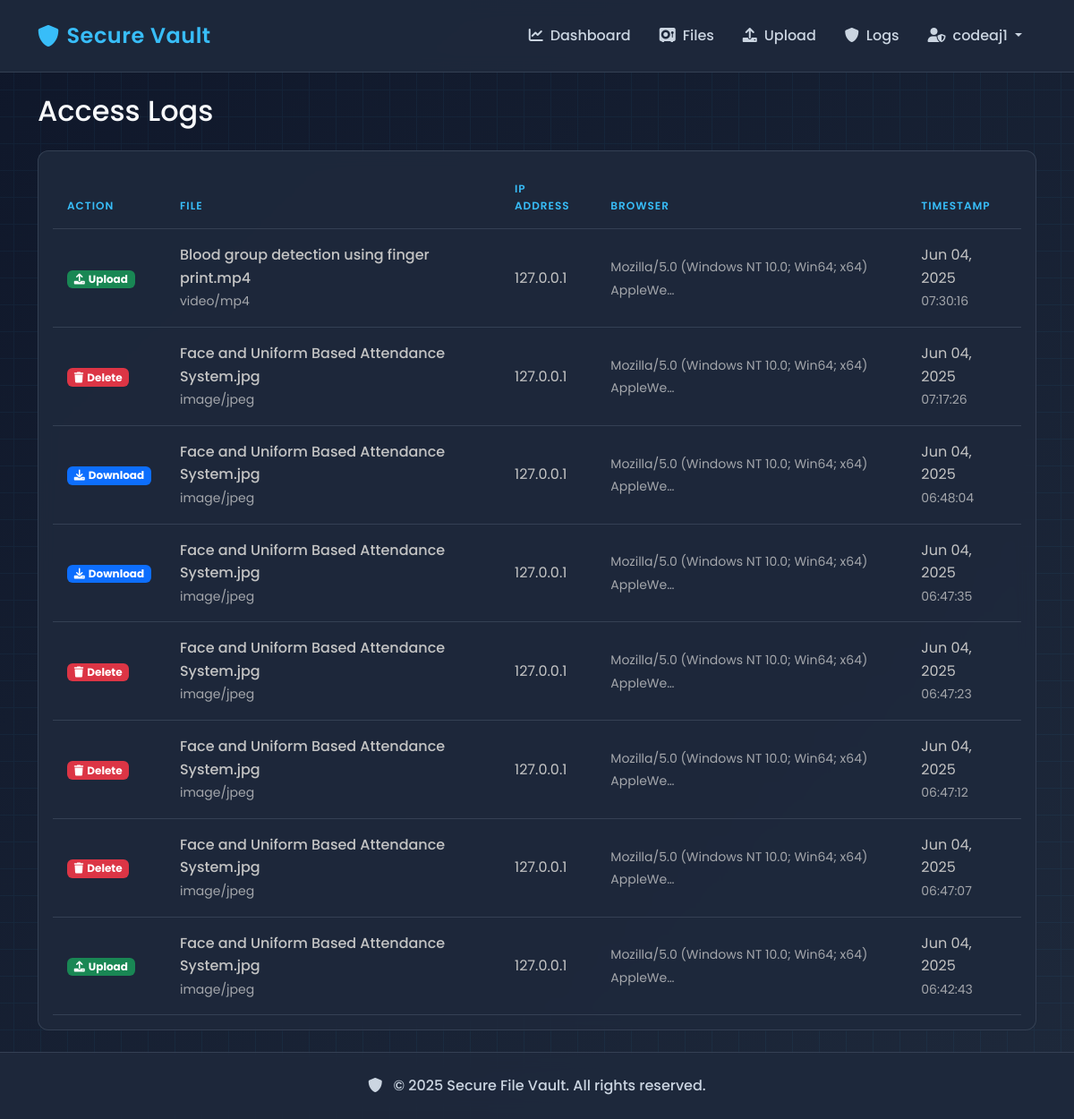
Screenshot of /vault/logs/ (signed in) with the database file from the repository.
### users/models.py (models this page shows, shortened)
class CustomUser(AbstractUser):
    face_encoding = models.BinaryField(null=True, blank=True)
    use_face_auth = models.BooleanField(default=False)
    created_at = models.DateTimeField(auto_now_add=True)
    updated_at = models.DateTimeField(auto_now=True)
    class Meta:
        verbose_name = 'User'
        verbose_name_plural = 'Users'

### vault/models.py (models this page shows, shortened)
class FileAccessLog(models.Model):
    file = models.ForeignKey(EncryptedFile, on_delete=models.CASCADE)
    user = models.ForeignKey(settings.AUTH_USER_MODEL, on_delete=models.CASCADE)
    access_type = models.CharField(max_length=20)  # 'upload', 'download', 'delete'
    timestamp = models.DateTimeField(auto_now_add=True)
    ip_address = models.GenericIPAddressField(null=True, blank=True)
    user_agent = models.TextField(null=True, blank=True)
    class Meta:
        ordering = ['-timestamp']
        verbose_name = 'File Access Log'
        verbose_name_plural = 'File Access Logs'

class EncryptedFile(models.Model):
    user = models.ForeignKey(settings.AUTH_USER_MODEL, on_delete=models.CASCADE)
    filename = models.CharField(max_length=255)
    original_filename = models.CharField(max_length=255)
    file_type = models.CharField(max_length=100)
    file_size = models.BigIntegerField()
    encrypted_path = models.CharField(max_length=255)
    salt = models.BinaryField()
    iv = models.BinaryField()
    created_at = models.DateTimeField(auto_now_add=True)
    updated_at = models.DateTimeField(auto_now=True)
    class Meta:
        ordering = ['-created_at']
        verbose_name = 'Encrypted File'
        verbose_name_plural = 'Encrypted Files'

### vault/views.py (the view)
# urls.py: path('logs/', views.access_logs, name='access-logs'),
@login_required
def access_logs(request):
    logs = FileAccessLog.objects.filter(
        file__user=request.user
    ).select_related('file', 'user').order_by('-timestamp')
    return render(request, 'vault/access_logs.html', {'logs': logs})

### templates/vault/access_logs.html (shortened to what this page needs)
{% extends 'base.html' %}
{% block content %}
<div class="row mb-4">
    <div class="col">
        <h2 class="mb-0">Access Logs</h2>
    </div>
</div>
<div class="card">
    <div class="card-body">
        {% if logs %}
            <div class="table-responsive">
                <table class="table table-hover align-middle mb-0">
                    <thead>
                        <tr>
                            <th>Action</th>
                            <th>File</th>
                            <th>IP Address</th>
                            <th>Browser</th>
                            <th>Timestamp</th>
                        </tr>
                    </thead>
                    <tbody>
                        {% for log in logs %}
                            <tr>
                                <td>
                                    {% if log.access_type == 'upload' %}
                                        <span class="badge bg-success">
                                            <i class="fas fa-upload me-1"></i>Upload
                                        </span>
                                    {% elif log.access_type == 'download' %}
                                        <span class="badge bg-primary">
                                            <i class="fas fa-download me-1"></i>Download
                                        </span>
                                    {% else %}
                                        <span class="badge bg-danger">
                                            <i class="fas fa-trash me-1"></i>Delete
                                        </span>
                                    {% endif %}
                                </td>
                                <td>
                                    <div class="fw-medium">{{ log.file.original_filename }}</div>
                                    <small class="text-muted">{{ log.file.file_type }}</small>
                                </td>
                                <td>
                                    {% if log.ip_address %}
                                        {{ log.ip_address }}
                                    {% else %}
                                        <span class="text-muted">Not available</span>
                                    {% endif %}
                                </td>
                                <td>
                                    {% if log.user_agent %}
                                        <small class="text-muted">{{ log.user_agent|truncatechars:50 }}</small>
                                    {% else %}
                                        <span class="text-muted">Not available</span>
                                    {% endif %}
                                </td>
                                <td>
                                    <div>{{ log.timestamp|date:"M d, Y" }}</div>
                                    <small class="text-muted">{{ log.timestamp|time:"H:i:s" }}</small>
                                </td>
                            </tr>
                        {% endfor %}
                    </tbody>
                </table>
            </div>
        {% else %}
            <div class="text-center py-5">
                <i class="fas fa-history fa-3x text-muted mb-3"></i>
                <h5>No activity logs yet</h5>
                <p class="text-muted">Activity logs will appear here when you start using the vault</p>
            </div>
        {% endif %}
    </div>
</div>
{% endblock %}

### templates/base.html (shortened to what this page needs)
<!DOCTYPE html>
<html lang="en">
<head>
    <link href="https://cdn.jsdelivr.net/npm/bootstrap@5.3.0/dist/css/bootstrap.min.css" rel="stylesheet">
    <link href="https://cdnjs.cloudflare.com/ajax/libs/font-awesome/6.0.0/css/all.min.css" rel="stylesheet">
</head>
<body>
    <nav class="navbar navbar-expand-lg navbar-dark sticky-top">
        <div class="container">
            <a class="navbar-brand d-flex align-items-center" href="{% url 'dashboard' %}">
                <i class="fas fa-shield-alt me-2"></i>
                <span>Secure Vault</span>
            </a>
            <div class="collapse navbar-collapse" id="navbarNav">
                <ul class="navbar-nav ms-auto">
                    {% if user.is_authenticated %}
                        <li class="nav-item">
                            <a class="nav-link" href="{% url 'dashboard' %}">
                                <i class="fas fa-chart-line me-2"></i>Dashboard
                            </a>
                        </li>
                        <li class="nav-item">
                            <a class="nav-link" href="{% url 'file-list' %}">
                                <i class="fas fa-vault me-2"></i>Files
                            </a>
                        </li>
                        <li class="nav-item">
                            <a class="nav-link" href="{% url 'upload-file' %}">
                                <i class="fas fa-upload me-2"></i>Upload
                            </a>
                        </li>
                        <li class="nav-item">
                            <a class="nav-link" href="{% url 'access-logs' %}">
                                <i class="fas fa-shield-alt me-2"></i>Logs
                            </a>
                        </li>
                        <li class="nav-item dropdown">
                            <a class="nav-link dropdown-toggle" href="#" role="button" data-bs-toggle="dropdown">
                                <i class="fas fa-user-shield me-2"></i>{{ user.username }}
                            </a>
                        </li>
                    {% endif %}
                </ul>
            </div>
        </div>
    </nav>
    <div class="container py-4">
        {% block content %}{% endblock %}
    </div>
    <footer>
        <div class="container text-center">
            <p class="mb-0">
                <i class="fas fa-shield-alt me-2"></i>
                &copy; {% now "Y" %} Secure File Vault. All rights reserved.
            </p>
        </div>
    </footer>
</body>
</html>

### templates/base.html (style rules this page uses)
:root { --primary-color: #0f172a; --secondary-color: #38bdf8; --accent-color: #818cf8; --dark-color: #1e293b; --light-color: #f1f5f9; --danger-color: #ef4444; --success-color: #22c55e; --warning-color: #f59e0b; --text-primary: #f8fafc; --text-secondary: #cbd5e1; --border-color: rgba(148, 163, 184, 0.2); }
body { font-family: 'Poppins', sans-serif; background: linear-gradient(135deg, var(--primary-color), var(--dark-color)); color: var(--text-primary); min-height: 100vh; display: flex; flex-direction: column; line-height: 1.6; }
.navbar { background: rgba(30, 41, 59, 0.95); backdrop-filter: blur(10px); border-bottom: 1px solid var(--border-color); padding: 1rem 0; }
.navbar-brand { color: var(--secondary-color) !important; font-weight: 600; font-size: 1.5rem; letter-spacing: 0.5px; }
.nav-link { color: var(--text-secondary) !important; font-weight: 500; padding: 0.5rem 1rem !important; border-radius: 6px; transition: all 0.3s ease; }
.card { background: rgba(30, 41, 59, 0.95); border: 1px solid var(--border-color); border-radius: 12px; backdrop-filter: blur(10px); }
.table { color: var(--text-primary); margin-bottom: 0; }
.table th { color: var(--secondary-color); font-weight: 600; text-transform: uppercase; font-size: 0.75rem; letter-spacing: 1px; padding: 1rem; border-bottom: 1px solid var(--border-color); }
.table td { padding: 1rem; vertical-align: middle; border-bottom: 1px solid var(--border-color); }
footer { background: rgba(30, 41, 59, 0.95); backdrop-filter: blur(10px); border-top: 1px solid var(--border-color); padding: 1.5rem 0; margin-top: auto; }
footer p { color: var(--text-secondary); font-weight: 500; }
.card { --bs-card-spacer-y: 1rem; --bs-card-spacer-x: 1rem; --bs-card-title-spacer-y: 0.5rem; --bs-card-title-color: wheat; }
.text-muted { --bs-text-opacity: 1; color: rgb(209 209 209 / 75%) !important; }
.table { --bs-table-color-type: initial; --bs-table-bg-type: initial; --bs-table-color-state: initial; --bs-table-bg-state: initial; --bs-table-color: #c4c4c4; --bs-table-bg: #ffffff00; --bs-table-border-color: var(--bs-border-color); }

### rows the page displays
CustomUser: username "codeaj1"
FileAccessLog: access_type "upload" (drawn), file.original_filename "Blood group detection using finger print.mp4", file.file_type "video/mp4", ip_address "127.0.0.1", user_agent "Mozilla/5.0 (Windows NT 10.0; Win64; x64) AppleWe…", timestamp "Jun 04, 2025", timestamp "07:30:16"
FileAccessLog: access_type "view" (drawn), file.original_filename "Face and Uniform Based Attendance System.jpg", file.file_type "image/jpeg", ip_address "127.0.0.1", user_agent "Mozilla/5.0 (Windows NT 10.0; Win64; x64) AppleWe…", timestamp "Jun 04, 2025", timestamp "07:17:26"
FileAccessLog: access_type "download" (drawn), file.original_filename "Face and Uniform Based Attendance System.jpg", file.file_type "image/jpeg", ip_address "127.0.0.1", user_agent "Mozilla/5.0 (Windows NT 10.0; Win64; x64) AppleWe…", timestamp "Jun 04, 2025", timestamp "06:48:04"
FileAccessLog: access_type "download" (drawn), file.original_filename "Face and Uniform Based Attendance System.jpg", file.file_type "image/jpeg", ip_address "127.0.0.1", user_agent "Mozilla/5.0 (Windows NT 10.0; Win64; x64) AppleWe…", timestamp "Jun 04, 2025", timestamp "06:47:35"
FileAccessLog: access_type "view" (drawn), file.original_filename "Face and Uniform Based Attendance System.jpg", file.file_type "image/jpeg", ip_address "127.0.0.1", user_agent "Mozilla/5.0 (Windows NT 10.0; Win64; x64) AppleWe…", timestamp "Jun 04, 2025", timestamp "06:47:23"
FileAccessLog: access_type "view" (drawn), file.original_filename "Face and Uniform Based Attendance System.jpg", file.file_type "image/jpeg", ip_address "127.0.0.1", user_agent "Mozilla/5.0 (Windows NT 10.0; Win64; x64) AppleWe…", timestamp "Jun 04, 2025", timestamp "06:47:12"
FileAccessLog: access_type "view" (drawn), file.original_filename "Face and Uniform Based Attendance System.jpg", file.file_type "image/jpeg", ip_address "127.0.0.1", user_agent "Mozilla/5.0 (Windows NT 10.0; Win64; x64) AppleWe…", timestamp "Jun 04, 2025", timestamp "06:47:07"
FileAccessLog: access_type "upload" (drawn), file.original_filename "Face and Uniform Based Attendance System.jpg", file.file_type "image/jpeg", ip_address "127.0.0.1", user_agent "Mozilla/5.0 (Windows NT 10.0; Win64; x64) AppleWe…", timestamp "Jun 04, 2025", timestamp "06:42:43"
